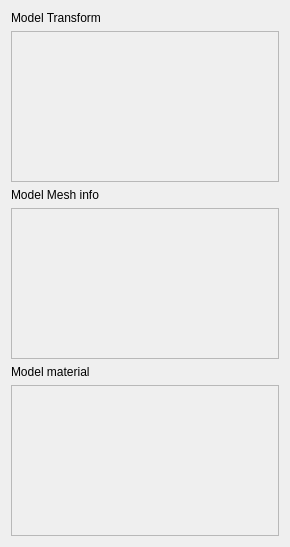
<?xml version="1.0" encoding="UTF-8"?>
<ui version="4.0">
 <class>ModelWidget</class>
 <widget class="QWidget" name="ModelWidget">
  <property name="geometry">
   <rect>
    <x>0</x>
    <y>0</y>
    <width>290</width>
    <height>547</height>
   </rect>
  </property>
  <property name="windowTitle">
   <string>Form</string>
  </property>
  <layout class="QHBoxLayout" name="horizontalLayout">
   <item>
    <layout class="QVBoxLayout" name="verticalLayout_4">
     <item>
      <layout class="QVBoxLayout" name="verticalLayout_2">
       <item>
        <widget class="QLabel" name="label">
         <property name="text">
          <string>Model Transform</string>
         </property>
        </widget>
       </item>
       <item>
        <widget class="QScrollArea" name="scrollArea">
         <property name="widgetResizable">
          <bool>true</bool>
         </property>
         <widget class="QWidget" name="transformPropWidget">
          <property name="geometry">
           <rect>
            <x>0</x>
            <y>0</y>
            <width>262</width>
            <height>144</height>
           </rect>
          </property>
          <property name="styleSheet">
           <string notr="true"/>
          </property>
         </widget>
        </widget>
       </item>
      </layout>
     </item>
     <item>
      <layout class="QVBoxLayout" name="verticalLayout">
       <item>
        <widget class="QLabel" name="label_2">
         <property name="text">
          <string>Model Mesh info</string>
         </property>
        </widget>
       </item>
       <item>
        <widget class="QScrollArea" name="scrollArea_2">
         <property name="widgetResizable">
          <bool>true</bool>
         </property>
         <widget class="QWidget" name="meshInfoPropWidget">
          <property name="geometry">
           <rect>
            <x>0</x>
            <y>0</y>
            <width>262</width>
            <height>143</height>
           </rect>
          </property>
          <property name="styleSheet">
           <string notr="true"/>
          </property>
         </widget>
        </widget>
       </item>
      </layout>
     </item>
     <item>
      <layout class="QVBoxLayout" name="verticalLayout_3">
       <item>
        <widget class="QLabel" name="label_3">
         <property name="text">
          <string>Model material</string>
         </property>
        </widget>
       </item>
       <item>
        <widget class="QScrollArea" name="scrollArea_3">
         <property name="widgetResizable">
          <bool>true</bool>
         </property>
         <widget class="QWidget" name="materialPropWidget">
          <property name="geometry">
           <rect>
            <x>0</x>
            <y>0</y>
            <width>262</width>
            <height>144</height>
           </rect>
          </property>
          <property name="styleSheet">
           <string notr="true"/>
          </property>
         </widget>
        </widget>
       </item>
      </layout>
     </item>
    </layout>
   </item>
  </layout>
 </widget>
 <resources/>
 <connections/>
</ui>
